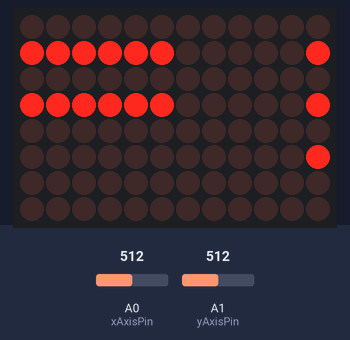
This sketch was run on a simulated Arduino Uno R4 WiFi. Shown: 12×8 LED matrix. The test bench sets the inputs (shaded band); at power-on: A0 (xAxisPin) = 512, A1 (yAxisPin) = 512 (analog values on the 0–1023 scale).

Above: at 1.2 s.
1.3 s: A0 (xAxisPin) set to 716
At 2.5 s:
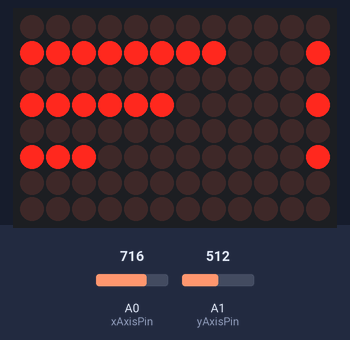
2.8 s: A1 (yAxisPin) set to 716
At 4.0 s:
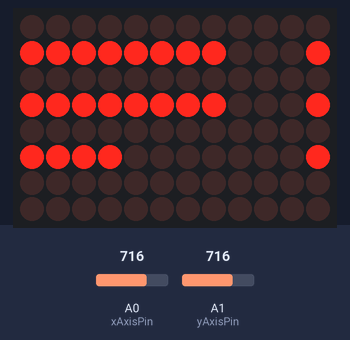
4.3 s: A0 (xAxisPin) set to 900
At 5.5 s:
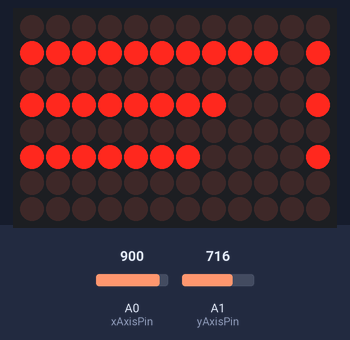
5.8 s: A1 (yAxisPin) set to 900
At 7.0 s:
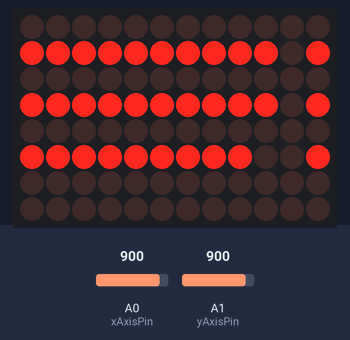
7.3 s: A0 (xAxisPin) set to 1023
At 8.5 s:
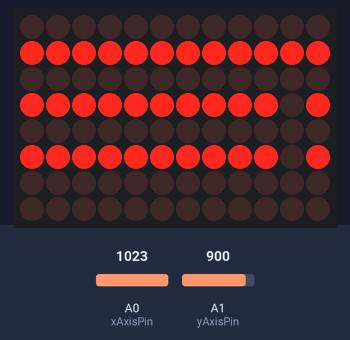
8.8 s: A1 (yAxisPin) set to 1023
At 9.9 s:
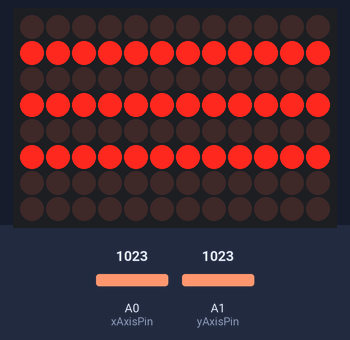
Timing chart, 0 to 11.3 s (numbered marks = the images above; inputs shaded):
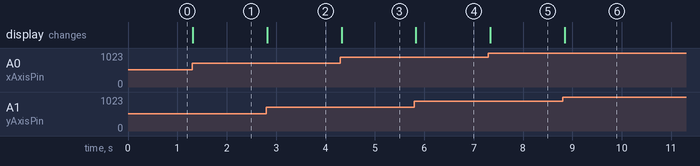

The sketch:

Opgave5_Keyboard_LEDDisplayValues.ino
```cpp
#include <Arduino_LED_Matrix.h>
#include <cmath>

ArduinoLEDMatrix matrix;

const int xAxisPin = A0;
const int yAxisPin = A1;

const int resolution = 12;
const int maxValue = (1 << resolution) - 1;
const int center = maxValue / 2;

int xAxisState = 0;
int yAxisState = 0;

byte frame[8][12];


void setup()
{
  Serial.begin(9600);
  pinMode(xAxisPin, INPUT);
  pinMode(yAxisPin, INPUT);

  analogReadResolution(resolution);

  matrix.begin();
}

void clearFrame() {
  for (int y = 0; y < 8; y++)
    { for (int x = 0; x < 12; x++)
      { frame[y][x] = 0;
    }
    }
  }

void setPixel(int x, int y) {
  if (x >= 0 && x < 12 && y >= 0 && y < 8)
  { frame[y][x] = 1; } }

void drawBar(int y, int value) {
// Convert the 12-bit value to a bar between 0 and 11 LEDs.
int length = map(value, 0, maxValue, 0, 12);

for (int x = 0; x < length; x++)
  {
  setPixel(x, y);
  }
}

void loop()
{
  xAxisState = analogRead(xAxisPin);
  yAxisState = analogRead(yAxisPin);

  // Calculate how far the joystick is from its center position.
  float x = xAxisState - center;
  float y = yAxisState - center;
  float magnitude = sqrt(x * x + y * y);

  // Maximum possible distance from the center.
  float maxMagnitude = sqrt(center * center + center * center);

  // Convert magnitude to the same 0-4095 range.
  int magnitudeValue = constrain( (magnitude / maxMagnitude) * maxValue, 0, maxValue ); clearFrame();

  // Three horizontal bars: // Top = X value // Middle = Y value // Bottom = joystick movement/magnitude
  drawBar(1, xAxisState);
  drawBar(3, yAxisState);
  drawBar(5, magnitudeValue);

  // Separate the three values visually.
  setPixel(11, 1);
  setPixel(11, 3);
  setPixel(11, 5);

  matrix.renderBitmap(frame, 8, 12);

  delay(50);
}
```

Measured:
- after the input at 1.3 s, the display: changes at once (image 1)
- after the input at 2.8 s, the display: changes at once (image 2)
- after the input at 4.3 s, the display: changes at once (image 3)
- after the input at 5.8 s, the display: changes at once (image 4)
- after the input at 7.3 s, the display: changes at once (image 5)
- after the input at 8.8 s, the display: changes after 0.05 s (image 6)
